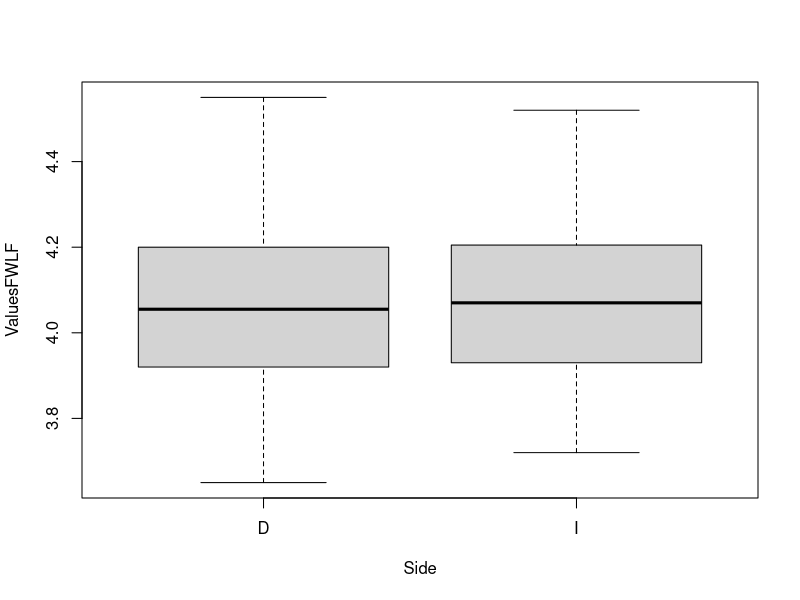
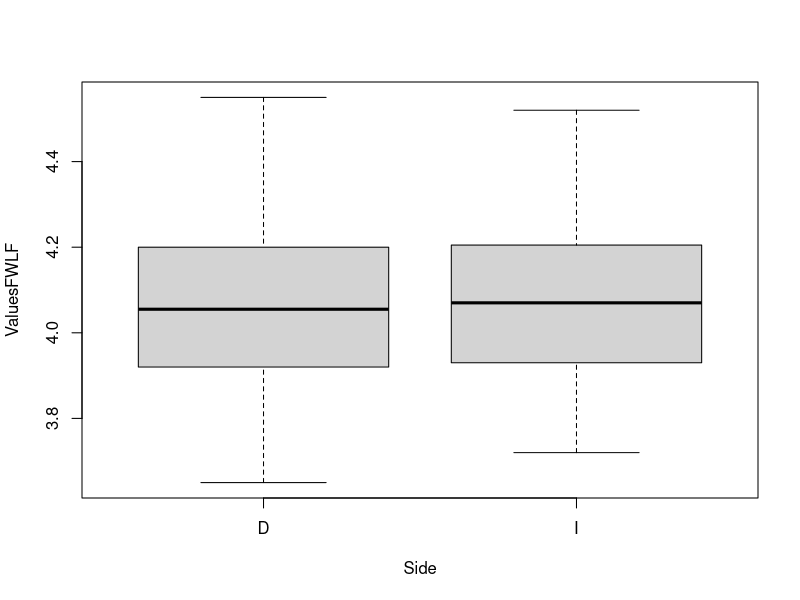
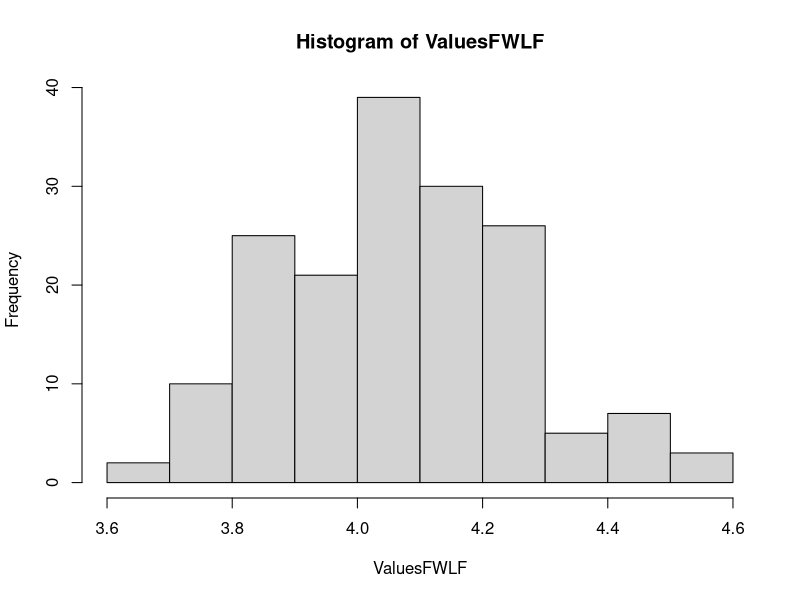
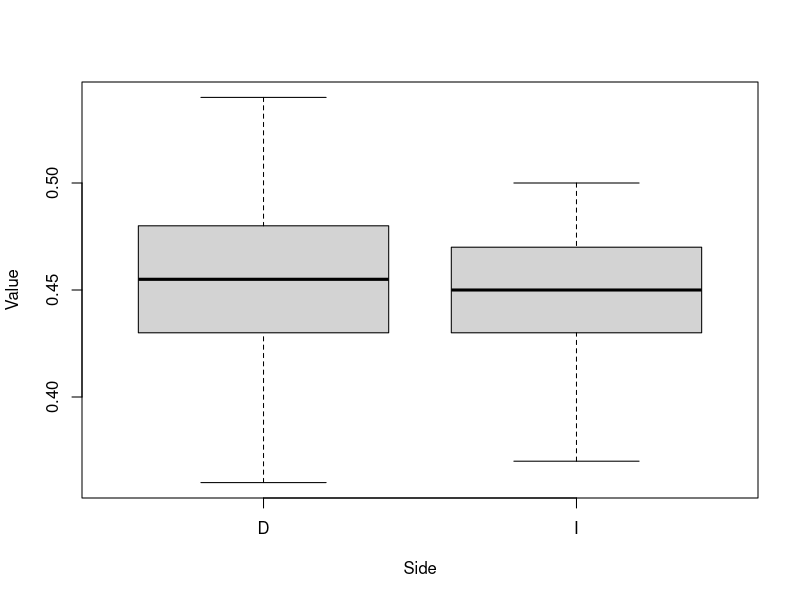
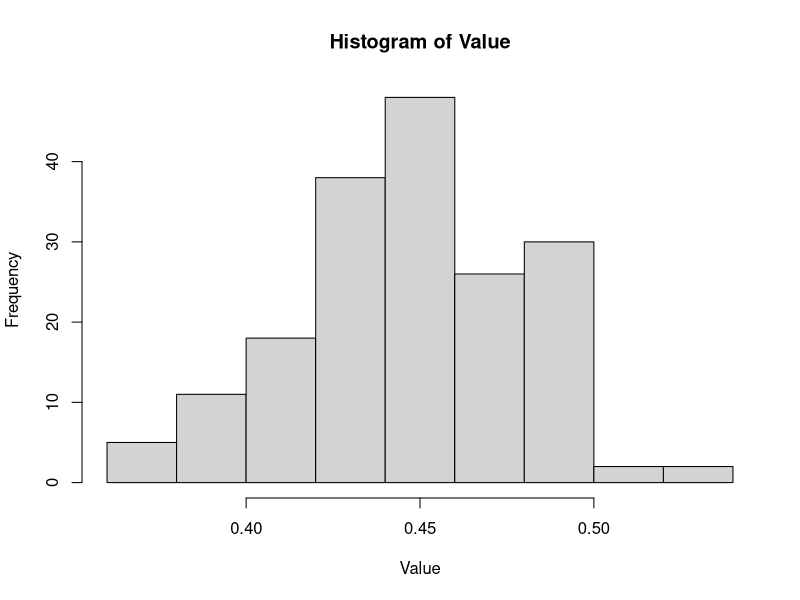

These charts were generated, in order, by the following R code:

library(lme4)
library(nlme)
library(lmerTest)


##### First Wing #####

# First Wing Area Female
# FWAF= First Wing Area Female

FWAF.frm=read.csv("FirstWAreaFemale.csv")
attach(FWAF.frm)
FWAF.frm

shapiro.test(ValueFWAF)
V1 <- 1/sqrt(ValueFWAF)
shapiro.test(V1)

A.mod=aov(V1~ Side * Individual, data=FWAF.frm)
summary(A.mod)

fit1<-lmer(V1~  Side + (1|Individual), REML=TRUE, data= FWAF.frm)
fit1
summary(fit1)
anova(fit1)
rand(fit1)

# First Wing Length Female
# FWLF= First Wing Length Female

FWLF.frm=read.csv("Asymmetries/FirstWLengthFemale.csv")
attach(FWLF.frm)
FWLF.frm

shapiro.test(ValuesFWLF)
boxplot(ValuesFWLF~Side,data=FWLF.frm)

B.mod=aov(ValuesFWLF~ Side * Individual, data=FWLF.frm)
summary(B.mod)


fit2 <- lme4::lmer(ValuesFWLF ~ Side + (1|Individual) + (1|Side:Individual), data= FWLF.frm, REML= FALSE)
anova(fit2)
summary(fit2)
rand(fit2)

install.packages("Metrics")
library(Metrics)
mse(FWLF.frm$ValuesFWLF, predict(fit2,FWLF.frm))


#  Measurement error ------------------------------------------------------

Error_FWLF.frm=read.csv("FirstWLengthFemaleERROR.csv")
attach(Error_FWLF.frm)
Error_FWLF.frm

shapiro.test(ValuesFWLF)
boxplot(ValuesFWLF~Side,data=FWLF.frm)

B.mod=aov(ValuesFWLF~ Side * Individual, data=Error_FWLF.frm)
summary(B.mod)

hist(ValuesFWLF, data=Error_FWLF.frm)



# First Wing Length Male
# FWAM = First Wing Length Male

FWAM.frm=read.csv("FirstWAreaMale.csv")
attach(FWAM.frm)
FWAM.frm

shapiro.test(ValueFWAM)
V3<-1/(ValueFWAM)
shapiro.test(V3)

C.mod=aov(V3~ Side * Individual + (1 | Individual) ,data=FWAM.frm)
summary(C.mod)


# First Wing Length Male
# FWAM = First Wing Length Male

FWLM.frm=read.csv("FirstWLengthMale.csv")
attach(FWLM.frm)
FWLM.frm

shapiro.test(ValueFWLM)

D.mod=aov(ValueFWLM ~ Side * Individual + (1 | Individual) ,data=FWLM.frm)
summary(D.mod)

##### Hind Wing #####

# Hind Wing Area Female
# HWAF= Hind Wing Area Female

HWAF.frm=read.csv("HindWAreaFemale.csv")
attach(HWAF.frm)
HWAF.frm

E.mod=aov(ValueHWAF~ Side * Individual + (1 | Individual) ,data=HWAF.frm)
summary(E.mod)

# Hind Wing Area Female
# HWLF= Hind Wing Length Female

HWLF.frm=read.csv("HindWLengthFemale.csv")
attach(HWLF.frm)
HWLF.frm

shapiro.test(ValueHWLF)
V4<-1/(ValueHWLF)
shapiro.test(V4)

F.mod=aov(V4~ Side*Individual + (1 | Individual), data=HWLF.frm)
summary(F.mod)

# Hind Wing Area Male
# HWAM= Hind Wing Area Male


HWAM.frm=read.csv("HindWAreaMale.csv")
attach(HWAM.frm)
HWAM.frm

G.mod=aov(ValueHWAM~ Side * Individuo + (1|Individuo),data=HWAM.frm)
summary(G.mod) 


# Hind Wing Length Male
# HWLM= Hind Wing Length Male


HWLM.frm=read.csv("HindWLengthMale.csv")
attach(HWLM.frm)
HWLM.frm

shapiro.test(ValueHWLM)
V5 <- 1/(ValueHWLM)
shapiro.test(V5)

H.mod=aov(V5~Side * factor(Individual) * (1|Individual),data=HWLM.frm)
summary(H.mod)



###### Forceps #####

Forceps.frm=read.csv("Forceps.csv")
attach(Forceps.frm)
Forceps.frm

shapiro.test(Value)

F.mod1=aov(Value~Side*factor(Indiv) + (1|Indiv),data=Forceps.frm)
summary(F.mod1)


fit10<-lmer(Value~ Side * Individual + (1|Individual),REML=TRUE, data=Forceps.frm)
summary(fit10)
anova(fit10)
rand(fit10)

boxplot(Value~Side,data=Forceps.frm)
hist(Value)
